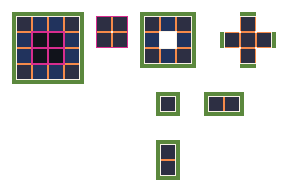
#> input picture arte/plantillas/plantilla_propia_zona1.png, 288 x 192 px, found by its file name
$ python tiles_propios.py out.png
#> lines starting #> are read from the running program, lines starting #| are printed output that depends on the picture
"""Lista de tiles de la plantilla propia (plantilla_propia_zona1.png) y su leyenda.

Uso: python3 tiles_propios.py <carpeta de salida>
La hoja (288×192) se corta SIEMPRE en la rejilla de 16×16: cada celda con dibujo es un tile (38).
El verde de la plantilla es la decoración de pasto: va fuera de las celdas, no es un tile ni lleva hitbox.
Cada tile es (id, nombre, col, fila). Los nombres son una propuesta: corrígelos aquí.
"""
import sys
from PIL import Image, ImageDraw

TILES = []
def t(i, nombre, col, fila): TILES.append((i, nombre, col, fila))

# Bloque base 4×4 (columnas 1-4, filas 1-4)
for i, n in enumerate(["esq sup-izq", "borde sup a", "borde sup b", "esq sup-der",
                       "borde izq a", "relleno 1", "relleno 2", "borde der a",
                       "borde izq b", "relleno 3", "relleno 4", "borde der b",
                       "esq inf-izq", "borde inf a", "borde inf b", "esq inf-der"]):
    t(f"B{i+1}", n, 1 + i % 4, 1 + i // 4)
# Esquinas interiores (2×2 magenta, columnas 6-7, filas 1-2): el hueco queda en la esquina sin marca magenta
for i, (n, cr) in enumerate([("hueco abajo-der", (6,1)), ("hueco abajo-izq", (7,1)),
                             ("hueco arriba-der", (6,2)), ("hueco arriba-izq", (7,2))], 1):
    t(f"I{i}", "esquina interior, " + n, *cr)
# Anillo de 1×1 (3×3 con el centro hueco, columnas 9-11, filas 1-3) y el suelto
for i, (n, cr) in enumerate([("esq sup-izq", (9,1)), ("horizontal", (10,1)), ("esq sup-der", (11,1)),
    ("vertical", (9,2)), ("suelto", (10,6)), ("esq inf-izq", (9,3)), ("esq inf-der", (11,3)),
    ("horizontal (variante)", (10,3)), ("vertical (variante)", (11,2))], 1):
    t(f"U{i}", "1×1 " + n, *cr)
# Puntas de línea: pareja horizontal (L1-L2) y vertical (L3-L4)
for i, (n, cr) in enumerate([("punta izq, une der", (13,6)), ("punta der, une izq", (14,6)),
    ("punta arriba, une abajo", (10,9)), ("punta abajo, une arriba", (10,10))], 1):
    t(f"L{i}", n, *cr)
# Cruz
for i, (n, cr) in enumerate([("arriba", (15,1)), ("izquierda", (14,2)), ("centro", (15,2)),
    ("derecha", (16,2)), ("abajo", (15,3))], 1):
    t(f"X{i}", "cruz " + n, *cr)

# Variantes (azul más claro en la plantilla): mismo tile con otro dibujo, para dar variedad.
# variante -> tile base. Mismas marcas de unión; solo cambia el dibujo.
VARIANTE_DE = {"B3":"B2", "B9":"B5", "B12":"B8", "B15":"B14",
               "B7":"B6", "B10":"B6", "B11":"B6",
               "U8":"U2", "U9":"U4"}

COLORES = {(249,243,232):"aire", (245,138,74):"une", (216,45,142):"relleno"}
VERDE = (91, 136, 61)  # decoración de pasto: fuera de las celdas, no es tile

def borde(im, col, fila, lado):
    """Marca de un lado de la celda: aire / une / relleno / vacío, con «½» si la pieza solo cubre medio lado."""
    x, y = col * 16, fila * 16
    pts = {"arriba": [(x+i, y) for i in range(16)], "abajo": [(x+i, y+15) for i in range(16)],
           "izq": [(x, y+i) for i in range(16)], "der": [(x+15, y+i) for i in range(16)]}[lado]
    px = [im.getpixel(p) for p in pts]
    llenos = [i for i, p in enumerate(px) if p[3]]
    if not llenos: return "vacío"
    a, b = llenos[0], llenos[-1]
    medio = [COLORES.get(px[i][:3], "?") for i in range(a + 1, b)]  # sin las esquinas de la pieza
    marca = max(set(medio), key=medio.count) if medio else "?"
    if b - a + 1 < 16:
        donde = ("arriba" if a == 0 else "abajo") if lado in ("izq", "der") else ("izq" if a == 0 else "der")
        return f"{marca} ½ {donde}"
    return marca

def pieza(im, col, fila):
    x, y = col * 16, fila * 16
    caja = im.crop((x, y, x + 16, y + 16)).getbbox()
    if caja == (0, 0, 16, 16): return "16×16"
    w, h = caja[2] - caja[0], caja[3] - caja[1]
    v = "arriba" if caja[1] == 0 and h < 16 else "abajo" if h < 16 else ""
    hz = "izq" if caja[0] == 0 and w < 16 else "der" if w < 16 else ""
    return f"{w}×{h} " + "-".join(s for s in (v, hz) if s) if (v or hz) else f"{w}×{h} (anillo)"

def leyenda_md(src, dst):
    im = Image.open(src).convert("RGBA")
    L = [f"# Leyenda de la plantilla propia ({len(TILES)} tiles)", "",
         "Generada por `tiles_propios.py` desde `plantilla_propia_zona1.png`. Corrige los nombres en el script.", "",
         "- La hoja se corta siempre en la rejilla de 16×16: `col,fila` es la celda y `x,y` su esquina en píxeles.",
         "- `pieza`: tamaño del dibujo dentro de la celda (los 38 tiles ocupan la celda entera, 16×16).",
         "- Lados de la celda: **aire** (blanco) = borde visible, lleva contorno de sombra; **une** (naranja) = el dibujo continúa con el vecino; **relleno** (magenta) = se une con relleno.",
         "- Variante: mismo tile con otro dibujo; debe tener las mismas uniones que su base. La plantilla nueva ya no las pinta de otro azul: se reconocen por su lugar (el segundo borde de cada lado, los rellenos 2 a 4, y la segunda pieza horizontal y vertical del anillo).",
         "- El verde de la plantilla es la decoración de pasto: va fuera de las celdas y no es un tile ni lleva hitbox.", "",
         "| id | nombre | col,fila | x,y | pieza | arriba | derecha | abajo | izquierda | variante de |",
         "|---|---|---|---|---|---|---|---|---|---|"]
    for i, n, c, f in TILES:
        lados = [borde(im, c, f, s) for s in ("arriba", "der", "abajo", "izq")]
        L.append(f"| {i} | {n} | {c},{f} | {c*16},{f*16} | {pieza(im, c, f)} | " + " | ".join(lados) + f" | {VARIANTE_DE.get(i, '-')} |")
    open(dst, "w", encoding="utf-8").write("\n".join(L) + "\n")

def leyenda(src, dst, S=6):
    im = Image.open(src).convert("RGBA")
    bg = Image.new("RGBA", im.size, (170, 180, 228, 255)); bg.alpha_composite(im)
    b = bg.resize((im.width * S, im.height * S), Image.NEAREST); d = ImageDraw.Draw(b)
    for c in range(im.width // 16 + 1): d.line([(c*16*S, 0), (c*16*S, b.height)], fill=(60, 60, 200, 255))
    for f in range(im.height // 16 + 1): d.line([(0, f*16*S), (b.width, f*16*S)], fill=(60, 60, 200, 255))
    for i, n, c, f in TILES:
        d.rectangle([c*16*S, f*16*S, (c+1)*16*S-1, (f+1)*16*S-1], outline=(255, 255, 0, 255), width=2)
        d.text((c*16*S+4, f*16*S+3), i + ("*" if i in VARIANTE_DE else ""), fill=(255, 255, 0, 255))
    b.save(dst)

def comprobar(src):
    """Toda celda con dibujo está en la lista y ningún tile cae en una celda vacía."""
    im = Image.open(src).convert("RGBA")
    def con_dibujo(c, f):
        return any(p[3] and p[:3] != VERDE
                   for p in (im.getpixel((c*16+x, f*16+y)) for y in range(16) for x in range(16)))
    con = {(c, f) for f in range(im.height // 16) for c in range(im.width // 16) if con_dibujo(c, f)}
    lista = {(c, f) for _, _, c, f in TILES}
    assert len(lista) == len(TILES), "celda repetida en la lista"
    return sorted(con - lista), sorted(lista - con)

if __name__ == "__main__":
    out = sys.argv[1]
    src = out + "/plantilla_propia_zona1.png"
    faltan, sobran = comprobar(src)
#> in comprobar, im is the input picture: PIL image 288x192 RGBA; mean R, G, B, A 20.6, 20.9, 19.3, 60.5
#> in comprobar, `con = {(c, f) for f in range(im.height // 16) for c in range(im.width ..`: con = 38 items
#> faltan = []; sobran = []
    leyenda(src, out + "/plantilla_propia_zona1_leyenda.png")
#> in leyenda, `bg = Image.new('RGBA', im.size, (170, 180, 228, 255))`:
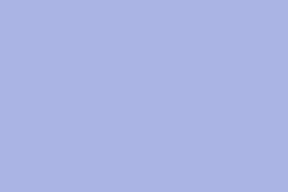
#> bg: PIL image 288x192 RGBA; mean R, G, B, A 170, 180, 228, 255
#> in leyenda, `bg.alpha_composite(im)`:
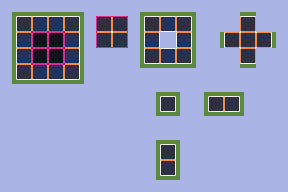
#> bg: PIL image 288x192 RGBA; mean R, G, B, A 150.3, 158.2, 193.2, 255
#> in leyenda, `b = bg.resize((im.width * S, im.height * S), Image.NEAREST)`:
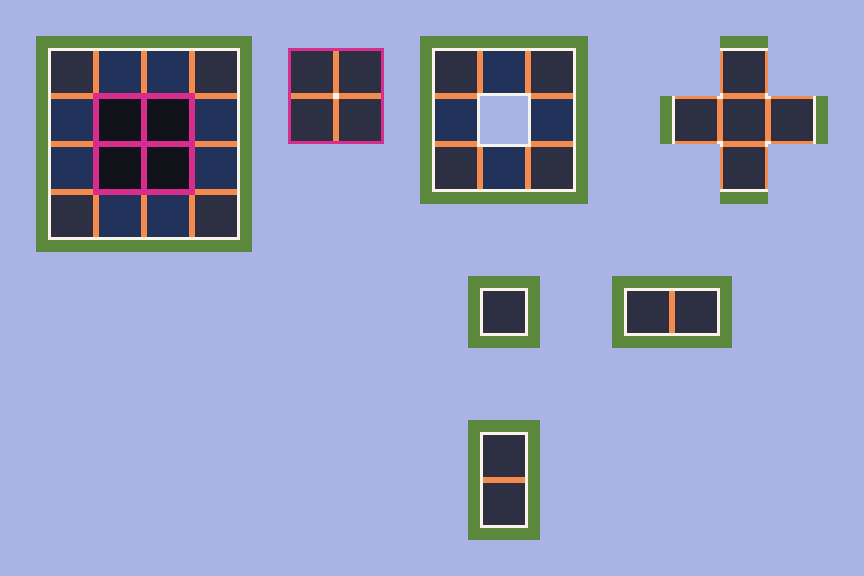
#> b: PIL image 1728x1152 RGBA (shown at 1/2 size); mean R, G, B, A 150.3, 158.2, 193.2, 255
#> in leyenda, `b.save(dst)`:
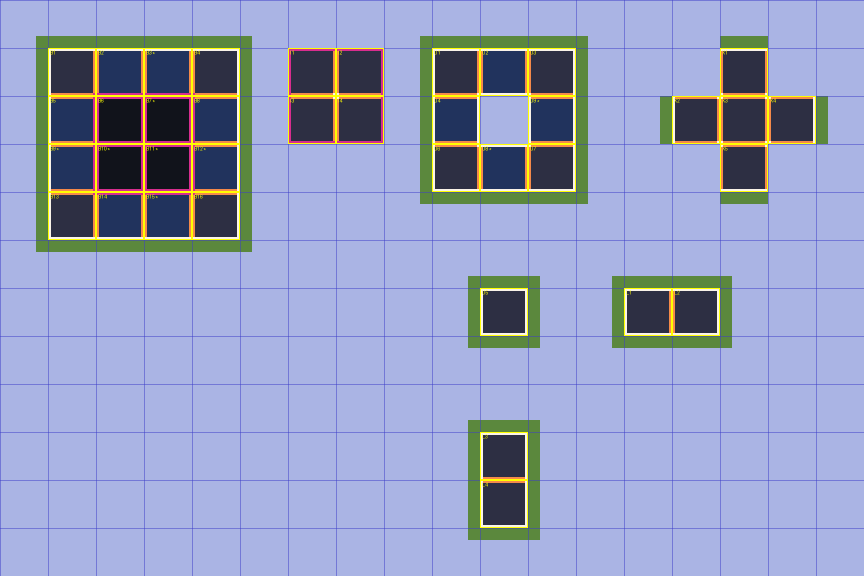
#> saved as plantilla_propia_zona1_leyenda.png: PIL image 1728x1152 RGBA (shown at 1/2 size); mean R, G, B, A 148.9, 157.7, 190.9, 255
    leyenda_md(src, out + "/LEYENDA.md")
#> the loop in leyenda_md, `for i, n, c, f in TILES:` made 38 passes
#> lados on passes 1 to 10: ['aire', 'une', 'une', 'aire'], ['aire', 'une', 'relleno', 'une'], ['aire', 'une', 'relleno', 'une'], ['aire', 'aire', 'une', 'une'], ['une', 'relleno', 'une', 'aire'], ['relleno', 'relleno', 'relleno', 'relleno'], ['relleno', 'relleno', 'relleno', 'relleno'], ['une', 'aire', 'une', 'relleno'], ['une', 'relleno', 'une', 'aire'], ['relleno', 'relleno', 'relleno', 'relleno']
    print(len(TILES), "tiles; celdas con dibujo sin tile:", faltan or "ninguna", "; tiles en celda vacía:", sobran or "ninguno")
#| 38 tiles; celdas con dibujo sin tile: ninguna ; tiles en celda vacía: ninguno
